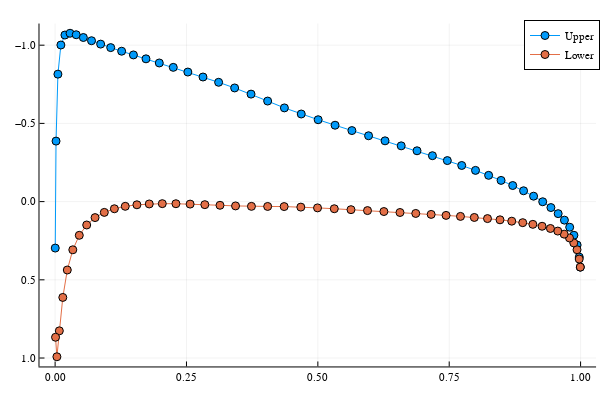

Notebook source saved alongside this figure:
### Code cell
upper_panels, lower_panels = split_panels(panels)
plot([ (first ∘ collocation_point)(panel) for panel in upper_panels ], [ panel.cp for panel in upper_panels ], 
     label = "Upper", markershape = :circle)
plot!([ (first ∘ collocation_point)(panel) for panel in lower_panels ], [ panel.cp for panel in lower_panels ], 
      label = "Lower", markershape = :circle, yaxis = (:flip))

### Figure 1 — Plotly figure (JSON) as saved in the notebook; plotly's stock layout.template omitted (floating-point values rounded to 4 significant figures)
{"data": [{"colorbar": {"title": ""}, "legendgroup": "Upper", "line": {"color": "rgba(0, 154, 250, 1.000)", "dash": "solid", "shape": "linear", "width": 1}, "marker": {"color": "rgba(0, 154, 250, 1.000)", "line": {"color": "rgba(0, 0, 0, 1.000)", "width": 1}, "size": 8, "symbol": "circle"}, "mode": "lines+markers", "name": "Upper", "showlegend": true, "type": "scatter", "x": [0.0002342, 0.00174, 0.005319, 0.01096, 0.01866, 0.02837, 0.04008, 0.05373, 0.06928, 0.08665, 0.1058, 0.1266, 0.149, 0.1729, 0.1983, 0.2248, 0.2526, 0.2814, 0.3112, 0.3417, 0.3728, 0.4045, 0.4363, 0.4684, 0.5006, 0.5328, 0.5648, 0.5965, 0.6278, 0.6586, 0.6887, 0.718, 0.7464, 0.7738, 0.8, 0.825, 0.8487, 0.8709, 0.8915, 0.9106, 0.9279, 0.9436, 0.9573, 0.9693, 0.9793, 0.9873, 0.9934, 0.9975, 0.9995], "xaxis": "x", "y": [0.2971, -0.3868, -0.8148, -1.001, -1.065, -1.076, -1.067, -1.049, -1.028, -1.007, -0.9845, -0.9615, -0.9377, -0.9127, -0.8862, -0.8582, -0.8283, -0.7966, -0.7628, -0.7267, -0.6872, -0.6429, -0.5991, -0.5601, -0.5234, -0.4883, -0.4542, -0.421, -0.3884, -0.3564, -0.3248, -0.2935, -0.2623, -0.231, -0.1996, -0.1678, -0.1356, -0.1028, -0.06924, -0.03473, 0.0009504, 0.03806, 0.07702, 0.1185, 0.1637, 0.2152, 0.2776, 0.3547, 0.4189], "yaxis": "y", "zmax": null, "zmin": null}, {"colorbar": {"title": ""}, "legendgroup": "Lower", "line": {"color": "rgba(227, 111, 71, 1.000)", "dash": "solid", "shape": "linear", "width": 1}, "marker": {"color": "rgba(227, 111, 71, 1.000)", "line": {"color": "rgba(0, 0, 0, 1.000)", "width": 1}, "size": 8, "symbol": "circle"}, "mode": "lines+markers", "name": "Lower", "showlegend": true, "type": "scatter", "x": [0.9995, 0.9974, 0.9933, 0.9871, 0.9789, 0.9687, 0.9566, 0.9426, 0.9268, 0.9092, 0.8899, 0.869, 0.8467, 0.8229, 0.7978, 0.7714, 0.744, 0.7156, 0.6863, 0.6563, 0.6257, 0.5945, 0.563, 0.5313, 0.4994, 0.4676, 0.4359, 0.4045, 0.3736, 0.3434, 0.3138, 0.2849, 0.2569, 0.2299, 0.2039, 0.1792, 0.1556, 0.1335, 0.1128, 0.0936, 0.07602, 0.06012, 0.04598, 0.03364, 0.02317, 0.01461, 0.008006, 0.003392, 0.0007931], "xaxis": "x", "y": [0.4188, 0.3671, 0.3077, 0.264, 0.2324, 0.2081, 0.1884, 0.1719, 0.1577, 0.1454, 0.1347, 0.1251, 0.1165, 0.1086, 0.1014, 0.0946, 0.08812, 0.08185, 0.07569, 0.0696, 0.06353, 0.05748, 0.0515, 0.04567, 0.04018, 0.03531, 0.03174, 0.03093, 0.03047, 0.02756, 0.02355, 0.01947, 0.01597, 0.01363, 0.0131, 0.01507, 0.02041, 0.03018, 0.04575, 0.06894, 0.1023, 0.1494, 0.2156, 0.3082, 0.4373, 0.6126, 0.8263, 0.9919, 0.8672], "yaxis": "y", "zmax": null, "zmin": null}], "layout": {"annotations": [], "height": 400, "legend": {"bgcolor": "rgba(255, 255, 255, 1.000)", "bordercolor": "rgba(0, 0, 0, 1.000)", "borderwidth": 1, "font": {"color": "rgba(0, 0, 0, 1.000)", "family": "sans-serif", "size": 11}, "tracegroupgap": 0, "traceorder": "normal", "x": 1, "xanchor": "auto", "y": 1, "yanchor": "auto"}, "margin": {"b": 20, "l": 0, "r": 0, "t": 20}, "paper_bgcolor": "rgba(255, 255, 255, 1.000)", "plot_bgcolor": "rgba(255, 255, 255, 1.000)", "showlegend": true, "width": 600, "xaxis": {"anchor": "y", "domain": [0.06582, 0.9934], "gridcolor": "rgba(0, 0, 0, 0.100)", "gridwidth": 0.5, "linecolor": "rgba(0, 0, 0, 1.000)", "mirror": false, "range": [-0.02974, 1.029], "showgrid": true, "showline": true, "showticklabels": true, "tickangle": 0, "tickcolor": "rgb(0, 0, 0)", "tickfont": {"color": "rgba(0, 0, 0, 1.000)", "family": "sans-serif", "size": 11}, "tickmode": "array", "ticks": "inside", "ticktext": ["0.00", "0.25", "0.50", "0.75", "1.00"], "tickvals": [0, 0.25, 0.5, 0.75, 1], "title": "", "titlefont": {"color": "rgba(0, 0, 0, 1.000)", "family": "sans-serif", "size": 15}, "type": "-", "visible": true, "zeroline": false, "zerolinecolor": "rgba(0, 0, 0, 1.000)"}, "yaxis": {"anchor": "x", "domain": [0.03762, 0.9902], "gridcolor": "rgba(0, 0, 0, 0.100)", "gridwidth": 0.5, "linecolor": "rgba(0, 0, 0, 1.000)", "mirror": false, "range": [1.054, -1.138], "showgrid": true, "showline": true, "showticklabels": true, "tickangle": 0, "tickcolor": "rgb(0, 0, 0)", "tickfont": {"color": "rgba(0, 0, 0, 1.000)", "family": "sans-serif", "size": 11}, "tickmode": "array", "ticks": "inside", "ticktext": ["−1.0", "−0.5", "0.0", "0.5", "1.0"], "tickvals": [-1, -0.5, 0, 0.5, 1], "title": "", "titlefont": {"color": "rgba(0, 0, 0, 1.000)", "family": "sans-serif", "size": 15}, "type": "-", "visible": true, "zeroline": false, "zerolinecolor": "rgba(0, 0, 0, 1.000)"}}}
